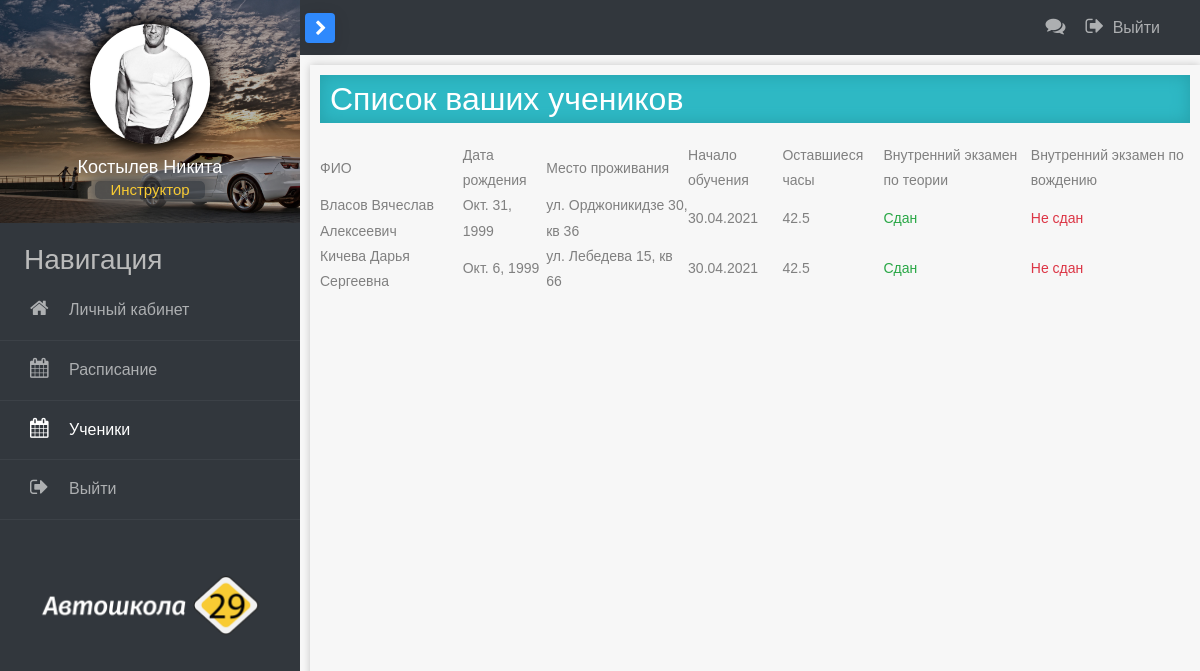
The app's page /students, older data.
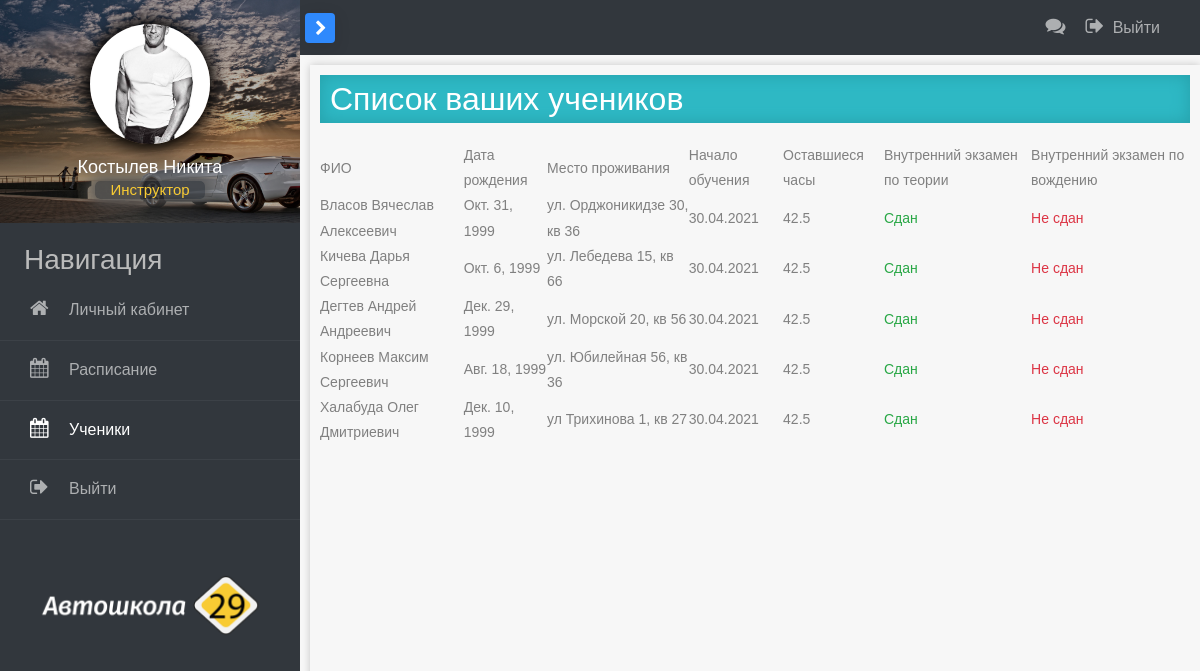
The same page, newer data.
### main/models.py (models this page shows, shortened)
class Ucheniki(models.Model):
    name = models.CharField('Имя', max_length=250)
    fam = models.CharField('Фамилия', max_length=250)
    otch = models.CharField('Отчество', max_length=250, null=True)
    fioUch = models.CharField('ФИО', max_length=60)
    address = models.CharField('Адрес проживания', max_length=250)
    tel = models.CharField('Телефон', max_length=20)
    email = models.CharField('Электронынй адрес', max_length=150)
    photo = models.CharField('Фотография', max_length=150)
    gruppa = models.CharField('Группа', max_length=10, default='')
    date_rogd = models.DateField('Дата рождения')
    class Meta:
        verbose_name = 'Ученики'
        verbose_name_plural = 'Ученики'

### main/views.py (the view)
# urls.py: path('students', views.students, name='students'),
def students(request):
    students = Ucheniki.objects.all()
    return render(request, 'main/students.html', {'students': students})

### main/templates/main/students.html (shortened to what this page needs)
{% extends 'main/layout-teacher.html' %}
{% load static %}
{% block content %}
    <h2 class="page-title">Список ваших учеников</h2>
    <table id="table_id" class="display">
        <thead>
        <tr>
            <th>ФИО</th>
            <th>Дата рождения</th>
            <th>Место проживания</th>
            <th>Начало обучения</th>
            <th>Оставшиеся часы</th>
            <th>Внутренний экзамен по теории</th>
            <th>Внутренний экзамен по вождению</th>
        </tr>
        </thead>
        {% if students %}
            {% for el in students %}
                <tr class="student-line" aria-hidden="true" data-toggle="modal" data-target="#studentModal">
                    <td>{{ el.fam }} {{ el.name }} {{ el.otch }}</td>
                    <td>{{ el.date_rogd }}</td>
                    <td>{{ el.address }}</td>
                    <td>30.04.2021</td>
                    <td>42.5</td>
                    <td class="text-success">Сдан</td>
                    <td class="text-danger">Не сдан</td>
                </tr>
            {% endfor %}
        {% endif %}
    </table>
{% endblock %}

### main/templates/main/layout-teacher.html (shortened to what this page needs)
{% load static %}
<!doctype html>
<html lang="en">
<head>
    <link rel="stylesheet" href="{% static 'main/css/bootstrap.min.css' %}">
    <link rel="stylesheet" type="text/css" href="{% static 'DataTables/datatables.min.css' %}">
    <link rel="stylesheet" href="{% static 'main/css/schedule.css' %}">
    <link rel="stylesheet" href="{% static 'main/css/style.css' %}">
    <link rel="stylesheet" href="{% static 'main/css/main.css' %}">
    <link rel="stylesheet" href="{% static 'main/css/chat.css' %}">
    <link href="https://cdnjs.cloudflare.com/ajax/libs/font-awesome/4.7.0/css/font-awesome.css" type="text/css"
          rel="stylesheet">
</head>
<body>
<div class="wrapper d-flex align-items-stretch">
    <nav id="sidebar">
        <div class="custom-menu">
            <button type="button" id="sidebarCollapse" class="btn btn-primary">
            </button>
        </div>
        <div class="img bg-wrap text-center py-4" style="background-image:  url({% static 'main/images/car.jpg' %});">
            <div class="user-logo">
                <div class="img user-img" style="background-image: url({% static 'main/images/dizel.jpg' %});"></div>
                <h3>Костылев Никита</h3>
                <h6 class="role-title">Инструктор</h6>
            </div>
        </div>
        <h3 class="nav-title ml-4 mt-3">Навигация</h3>
        <ul class="list-unstyled components mb-5">
            <li>
                <a class="menu-link" href="{% url 'teacher' %}"><i class="fa fa-home mr-3"></i> Личный кабинет</a>
            </li>
            <li>
                <a class="menu-link" href="{% url 'schedule-teacher' %}"><i class="fa fa-calendar mr-3 notif"></i>
                    Расписание</a>
            </li>
            <li>
                <a class="menu-link" href="{% url 'students' %}"><i class="fa fa-calendar mr-3 notif"></i> Ученики</a>
            </li>
            <li>
                <a href="{% url 'login' %}"><i class="fa fa-sign-out mr-3"></i> Выйти</a>
            </li>
        </ul>
        <img class="logo-school" src="{% static 'main/images/logo.png' %}" alt="logo">
    </nav>
    <div id="content">
        <div class="nav-line">
            <div class="nav-line-btns">
                <i class="fa fa-comments d-block btn-chat" data-toggle="modal" data-target="#chatModal">
                </i>
                <a href="{% url 'login' %}" class="sign-out"><i class="fa fa-sign-out mr-1"></i> Выйти</a>
            </div>
        </div>
        <div class="content-main">
            {% block content %}
            {% endblock %}
        </div>
    </div>
</div>
</body>
</html>

### main/static/main/css/main.css (style rules this page uses)
body { background-color: #F7F7F7; }
i.fa { font-size: 20px; }
.nav-title { color: #bbb; }
.nav-line { display: flex; align-items: center; height: 55px; width: 100%; background: #32373d; }
.logo-school { max-width: 240px; display: flex; margin: auto; }
.user-img { box-shadow: 0 0 15px 5px #000; }
h3 { margin-bottom: 0 !important; }
h6.role-title { display: block; font-size: 15px; margin: auto; padding: 0; color: #f8cb33; min-width: 90px; max-width: 110px; box-shadow: 0 0 15px 5px #555; background-color: rgba(50, 55, 61, 0.7); border-radius: 5px; }
.content-main { min-height: calc(100% - 65px); flex-shrink: 2; margin-top: 10px; margin-left: 10px; padding: 10px; box-shadow: 0 0 8px rgb(0 0 0 / 20%) }
h2.page-title { background-color: #2eb8c4; box-shadow: 0 0 15px 1px #26a1ab inset; color: #fff; padding-left: 10px; margin-bottom: 20px; }
.sign-out { display: block; color: rgba(255, 255, 255, 0.6); font-size: 16px; }
.nav-line-btns { display: flex; margin-left: auto; margin-right: 40px; line-height: 1.3; }
.btn-chat { display: block; margin-right: 20px; cursor: pointer; color: rgba(255, 255, 255, 0.6); transition: color .2s }
.student-line { cursor: pointer; }

### main/static/main/css/chat.css (style rules this page uses)
img { max-width:100%; }

Row changes from the older to the newer data that the page shows:
added Ucheniki: fam "Дегтев", name "Андрей", otch "Андреевич", date_rogd "Дек. 29, 1999", address "ул. Морской 20, кв 56"
added Ucheniki: fam "Корнеев", name "Максим", otch "Сергеевич", date_rogd "Авг. 18, 1999", address "ул. Юбилейная 56, кв 36"
added Ucheniki: fam "Халабуда", name "Олег", otch "Дмитриевич", date_rogd "Дек. 10, 1999", address "ул Трихинова 1, кв 27"
